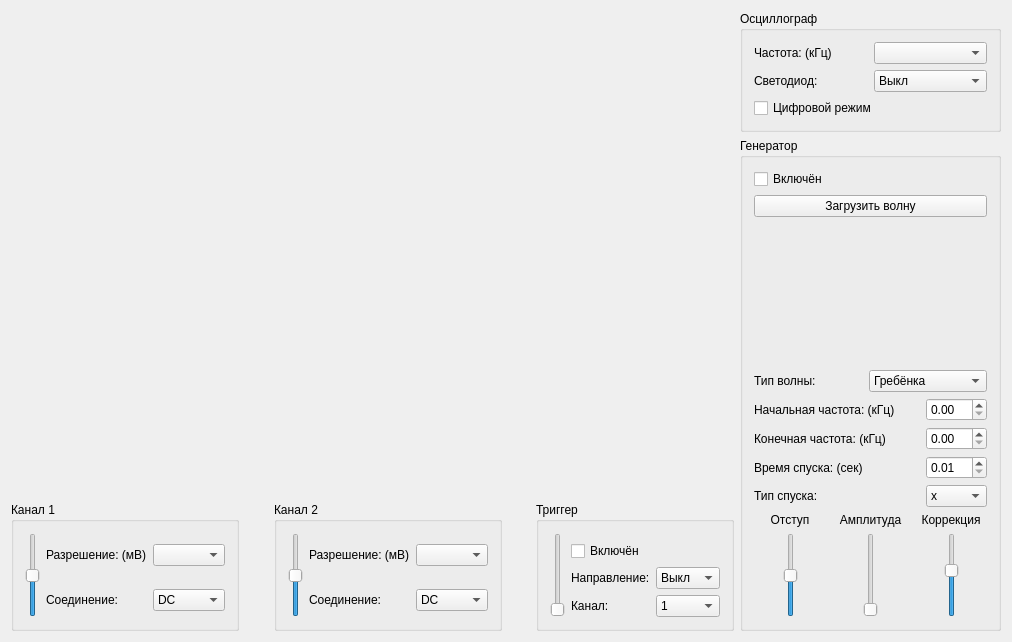
<?xml version="1.0" encoding="UTF-8"?>
<ui version="4.0">
 <class>MainWindow</class>
 <widget class="QMainWindow" name="MainWindow">
  <property name="geometry">
   <rect>
    <x>0</x>
    <y>0</y>
    <width>1012</width>
    <height>642</height>
   </rect>
  </property>
  <property name="windowTitle">
   <string>MainWindow</string>
  </property>
  <widget class="QWidget" name="centralWidget">
   <layout class="QGridLayout" name="gridLayout_5">
    <item row="0" column="0" rowspan="2">
     <layout class="QGridLayout" name="gridLayout_3">
      <item row="0" column="0" colspan="5">
       <widget class="QCustomPlot" name="graphWidget" native="true">
        <property name="sizePolicy">
         <sizepolicy hsizetype="Expanding" vsizetype="Expanding">
          <horstretch>0</horstretch>
          <verstretch>0</verstretch>
         </sizepolicy>
        </property>
       </widget>
      </item>
      <item row="1" column="0">
       <widget class="QGroupBox" name="groupBox">
        <property name="title">
         <string>Канал 1</string>
        </property>
        <layout class="QGridLayout" name="gridLayout">
         <item row="0" column="0" rowspan="2">
          <widget class="QSlider" name="yposSlider_1">
           <property name="sizePolicy">
            <sizepolicy hsizetype="Fixed" vsizetype="Fixed">
             <horstretch>0</horstretch>
             <verstretch>0</verstretch>
            </sizepolicy>
           </property>
           <property name="minimum">
            <number>-120</number>
           </property>
           <property name="maximum">
            <number>127</number>
           </property>
           <property name="orientation">
            <enum>Qt::Vertical</enum>
           </property>
          </widget>
         </item>
         <item row="0" column="1">
          <widget class="QLabel" name="label">
           <property name="text">
            <string>Разрешение: (мВ)</string>
           </property>
          </widget>
         </item>
         <item row="1" column="2">
          <widget class="QComboBox" name="couplingComboBox_1">
           <property name="currentIndex">
            <number>1</number>
           </property>
           <item>
            <property name="text">
             <string>AC</string>
            </property>
           </item>
           <item>
            <property name="text">
             <string>DC</string>
            </property>
           </item>
           <item>
            <property name="text">
             <string>GND</string>
            </property>
           </item>
          </widget>
         </item>
         <item row="1" column="1">
          <widget class="QLabel" name="label_2">
           <property name="text">
            <string>Соединение:</string>
           </property>
          </widget>
         </item>
         <item row="0" column="2">
          <widget class="QComboBox" name="voltComboBox_1"/>
         </item>
        </layout>
       </widget>
      </item>
      <item row="1" column="1">
       <spacer name="horizontalSpacer_7">
        <property name="orientation">
         <enum>Qt::Horizontal</enum>
        </property>
        <property name="sizeHint" stdset="0">
         <size>
          <width>0</width>
          <height>0</height>
         </size>
        </property>
       </spacer>
      </item>
      <item row="1" column="2">
       <widget class="QGroupBox" name="groupBox_2">
        <property name="title">
         <string>Канал 2</string>
        </property>
        <layout class="QGridLayout" name="gridLayout_2">
         <item row="1" column="1">
          <widget class="QLabel" name="label_4">
           <property name="text">
            <string>Соединение:</string>
           </property>
          </widget>
         </item>
         <item row="0" column="2">
          <widget class="QComboBox" name="voltComboBox_2"/>
         </item>
         <item row="1" column="2">
          <widget class="QComboBox" name="couplingComboBox_2">
           <property name="currentIndex">
            <number>1</number>
           </property>
           <item>
            <property name="text">
             <string>AC</string>
            </property>
           </item>
           <item>
            <property name="text">
             <string>DC</string>
            </property>
           </item>
           <item>
            <property name="text">
             <string>GND</string>
            </property>
           </item>
          </widget>
         </item>
         <item row="0" column="0" rowspan="2">
          <widget class="QSlider" name="yposSlider_2">
           <property name="sizePolicy">
            <sizepolicy hsizetype="Fixed" vsizetype="Fixed">
             <horstretch>0</horstretch>
             <verstretch>0</verstretch>
            </sizepolicy>
           </property>
           <property name="minimum">
            <number>-120</number>
           </property>
           <property name="maximum">
            <number>127</number>
           </property>
           <property name="orientation">
            <enum>Qt::Vertical</enum>
           </property>
          </widget>
         </item>
         <item row="0" column="1">
          <widget class="QLabel" name="label_3">
           <property name="text">
            <string>Разрешение: (мВ)</string>
           </property>
          </widget>
         </item>
        </layout>
       </widget>
      </item>
      <item row="1" column="3">
       <spacer name="horizontalSpacer_8">
        <property name="orientation">
         <enum>Qt::Horizontal</enum>
        </property>
        <property name="sizeHint" stdset="0">
         <size>
          <width>0</width>
          <height>0</height>
         </size>
        </property>
       </spacer>
      </item>
      <item row="1" column="4">
       <widget class="QGroupBox" name="groupBox_4">
        <property name="sizePolicy">
         <sizepolicy hsizetype="Preferred" vsizetype="Fixed">
          <horstretch>0</horstretch>
          <verstretch>0</verstretch>
         </sizepolicy>
        </property>
        <property name="title">
         <string>Триггер</string>
        </property>
        <layout class="QGridLayout" name="gridLayout_9">
         <item row="2" column="2">
          <widget class="QComboBox" name="trgDirComboBox">
           <property name="currentIndex">
            <number>0</number>
           </property>
           <item>
            <property name="text">
             <string>Выкл</string>
            </property>
           </item>
           <item>
            <property name="text">
             <string>Вверх</string>
            </property>
           </item>
           <item>
            <property name="text">
             <string>Вниз</string>
            </property>
           </item>
          </widget>
         </item>
         <item row="2" column="1">
          <widget class="QLabel" name="label_17">
           <property name="text">
            <string>Направление:</string>
           </property>
          </widget>
         </item>
         <item row="3" column="1">
          <widget class="QLabel" name="label_18">
           <property name="text">
            <string>Канал:</string>
           </property>
          </widget>
         </item>
         <item row="3" column="2">
          <widget class="QComboBox" name="trgChComboBox">
           <item>
            <property name="text">
             <string>1</string>
            </property>
           </item>
           <item>
            <property name="text">
             <string>2</string>
            </property>
           </item>
          </widget>
         </item>
         <item row="1" column="1" colspan="2">
          <widget class="QCheckBox" name="trgCheckBox">
           <property name="text">
            <string>Включён</string>
           </property>
          </widget>
         </item>
         <item row="0" column="0" rowspan="4">
          <widget class="QSlider" name="triggerSlider">
           <property name="sizePolicy">
            <sizepolicy hsizetype="Fixed" vsizetype="Fixed">
             <horstretch>0</horstretch>
             <verstretch>0</verstretch>
            </sizepolicy>
           </property>
           <property name="maximum">
            <number>255</number>
           </property>
           <property name="orientation">
            <enum>Qt::Vertical</enum>
           </property>
          </widget>
         </item>
        </layout>
       </widget>
      </item>
     </layout>
    </item>
    <item row="0" column="1">
     <widget class="QGroupBox" name="groupBox_3">
      <property name="sizePolicy">
       <sizepolicy hsizetype="Preferred" vsizetype="Fixed">
        <horstretch>0</horstretch>
        <verstretch>0</verstretch>
       </sizepolicy>
      </property>
      <property name="title">
       <string>Осциллограф</string>
      </property>
      <layout class="QGridLayout" name="gridLayout_4">
       <item row="0" column="1">
        <widget class="QComboBox" name="freqComboBox"/>
       </item>
       <item row="0" column="0">
        <widget class="QLabel" name="label_7">
         <property name="text">
          <string>Частота: (кГц)</string>
         </property>
        </widget>
       </item>
       <item row="3" column="0" colspan="2">
        <widget class="QCheckBox" name="digitalCheckBox">
         <property name="text">
          <string>Цифровой режим</string>
         </property>
        </widget>
       </item>
       <item row="1" column="0">
        <widget class="QLabel" name="label_5">
         <property name="text">
          <string>Светодиод:</string>
         </property>
        </widget>
       </item>
       <item row="1" column="1">
        <widget class="QComboBox" name="ledComboBox">
         <item>
          <property name="text">
           <string>Выкл</string>
          </property>
         </item>
         <item>
          <property name="text">
           <string>Слабый</string>
          </property>
         </item>
         <item>
          <property name="text">
           <string>Сильный</string>
          </property>
         </item>
        </widget>
       </item>
      </layout>
     </widget>
    </item>
    <item row="1" column="1">
     <widget class="QGroupBox" name="groupBox_5">
      <property name="sizePolicy">
       <sizepolicy hsizetype="Fixed" vsizetype="Preferred">
        <horstretch>0</horstretch>
        <verstretch>0</verstretch>
       </sizepolicy>
      </property>
      <property name="title">
       <string>Генератор</string>
      </property>
      <layout class="QGridLayout" name="gridLayout_8">
       <item row="6" column="2">
        <widget class="QDoubleSpinBox" name="sweepDoubleSpinBox">
         <property name="sizePolicy">
          <sizepolicy hsizetype="Preferred" vsizetype="Fixed">
           <horstretch>0</horstretch>
           <verstretch>0</verstretch>
          </sizepolicy>
         </property>
         <property name="decimals">
          <number>2</number>
         </property>
         <property name="minimum">
          <double>0.010000000000000</double>
         </property>
        </widget>
       </item>
       <item row="0" column="0" colspan="3">
        <widget class="QCheckBox" name="genEnableCheckBox">
         <property name="sizePolicy">
          <sizepolicy hsizetype="Fixed" vsizetype="Fixed">
           <horstretch>0</horstretch>
           <verstretch>0</verstretch>
          </sizepolicy>
         </property>
         <property name="text">
          <string>Включён</string>
         </property>
        </widget>
       </item>
       <item row="1" column="0" colspan="3">
        <widget class="QPushButton" name="genLoadPushButton">
         <property name="text">
          <string>Загрузить волну</string>
         </property>
        </widget>
       </item>
       <item row="2" column="0" colspan="3">
        <widget class="QCustomPlot" name="genGraphWidget" native="true">
         <property name="sizePolicy">
          <sizepolicy hsizetype="Preferred" vsizetype="Expanding">
           <horstretch>0</horstretch>
           <verstretch>0</verstretch>
          </sizepolicy>
         </property>
        </widget>
       </item>
       <item row="3" column="0">
        <widget class="QLabel" name="label_8">
         <property name="text">
          <string>Тип волны:</string>
         </property>
        </widget>
       </item>
       <item row="3" column="1" colspan="2">
        <widget class="QComboBox" name="waveComboBox">
         <item>
          <property name="text">
           <string>Гребёнка</string>
          </property>
         </item>
         <item>
          <property name="text">
           <string>sin(x)</string>
          </property>
         </item>
         <item>
          <property name="text">
           <string>sin(x)/x</string>
          </property>
         </item>
         <item>
          <property name="text">
           <string>Прямоугольная</string>
          </property>
         </item>
         <item>
          <property name="text">
           <string>Константа</string>
          </property>
         </item>
         <item>
          <property name="text">
           <string>Другое</string>
          </property>
         </item>
        </widget>
       </item>
       <item row="5" column="0" colspan="2">
        <widget class="QLabel" name="label_10">
         <property name="text">
          <string>Конечная частота: (кГц)</string>
         </property>
        </widget>
       </item>
       <item row="4" column="0" colspan="2">
        <widget class="QLabel" name="label_9">
         <property name="text">
          <string>Начальная частота: (кГц)</string>
         </property>
        </widget>
       </item>
       <item row="4" column="2">
        <widget class="QDoubleSpinBox" name="startFreqDoubleSpinBox">
         <property name="sizePolicy">
          <sizepolicy hsizetype="Preferred" vsizetype="Fixed">
           <horstretch>0</horstretch>
           <verstretch>0</verstretch>
          </sizepolicy>
         </property>
        </widget>
       </item>
       <item row="6" column="0">
        <widget class="QLabel" name="label_11">
         <property name="text">
          <string>Время спуска: (сек)</string>
         </property>
        </widget>
       </item>
       <item row="5" column="2">
        <widget class="QDoubleSpinBox" name="endFreqDoubleSpinBox">
         <property name="sizePolicy">
          <sizepolicy hsizetype="Preferred" vsizetype="Fixed">
           <horstretch>0</horstretch>
           <verstretch>0</verstretch>
          </sizepolicy>
         </property>
        </widget>
       </item>
       <item row="8" column="0" colspan="3">
        <layout class="QGridLayout" name="gridLayout_7">
         <item row="1" column="1">
          <widget class="QSlider" name="genOffsetSlider">
           <property name="sizePolicy">
            <sizepolicy hsizetype="Fixed" vsizetype="Fixed">
             <horstretch>0</horstretch>
             <verstretch>0</verstretch>
            </sizepolicy>
           </property>
           <property name="minimum">
            <number>-127</number>
           </property>
           <property name="maximum">
            <number>128</number>
           </property>
           <property name="orientation">
            <enum>Qt::Vertical</enum>
           </property>
          </widget>
         </item>
         <item row="1" column="8">
          <widget class="QSlider" name="genCorrSlider">
           <property name="sizePolicy">
            <sizepolicy hsizetype="Fixed" vsizetype="Fixed">
             <horstretch>0</horstretch>
             <verstretch>0</verstretch>
            </sizepolicy>
           </property>
           <property name="minimum">
            <number>-4</number>
           </property>
           <property name="maximum">
            <number>3</number>
           </property>
           <property name="orientation">
            <enum>Qt::Vertical</enum>
           </property>
          </widget>
         </item>
         <item row="0" column="0" colspan="3">
          <widget class="QLabel" name="label_14">
           <property name="text">
            <string>Отступ</string>
           </property>
           <property name="alignment">
            <set>Qt::AlignCenter</set>
           </property>
          </widget>
         </item>
         <item row="0" column="3" colspan="4">
          <widget class="QLabel" name="label_15">
           <property name="text">
            <string>Амплитуда</string>
           </property>
           <property name="alignment">
            <set>Qt::AlignCenter</set>
           </property>
          </widget>
         </item>
         <item row="0" column="7" colspan="3">
          <widget class="QLabel" name="label_16">
           <property name="text">
            <string>Коррекция</string>
           </property>
           <property name="alignment">
            <set>Qt::AlignCenter</set>
           </property>
          </widget>
         </item>
         <item row="1" column="4" colspan="2">
          <widget class="QSlider" name="genAmplSlider">
           <property name="sizePolicy">
            <sizepolicy hsizetype="Fixed" vsizetype="Fixed">
             <horstretch>0</horstretch>
             <verstretch>0</verstretch>
            </sizepolicy>
           </property>
           <property name="maximum">
            <number>7</number>
           </property>
           <property name="orientation">
            <enum>Qt::Vertical</enum>
           </property>
          </widget>
         </item>
         <item row="1" column="3">
          <spacer name="horizontalSpacer_6">
           <property name="orientation">
            <enum>Qt::Horizontal</enum>
           </property>
           <property name="sizeHint" stdset="0">
            <size>
             <width>0</width>
             <height>0</height>
            </size>
           </property>
          </spacer>
         </item>
         <item row="1" column="9">
          <spacer name="horizontalSpacer_4">
           <property name="orientation">
            <enum>Qt::Horizontal</enum>
           </property>
           <property name="sizeHint" stdset="0">
            <size>
             <width>0</width>
             <height>0</height>
            </size>
           </property>
          </spacer>
         </item>
         <item row="1" column="7">
          <spacer name="horizontalSpacer_5">
           <property name="orientation">
            <enum>Qt::Horizontal</enum>
           </property>
           <property name="sizeHint" stdset="0">
            <size>
             <width>0</width>
             <height>0</height>
            </size>
           </property>
          </spacer>
         </item>
         <item row="1" column="6">
          <spacer name="horizontalSpacer_3">
           <property name="orientation">
            <enum>Qt::Horizontal</enum>
           </property>
           <property name="sizeHint" stdset="0">
            <size>
             <width>0</width>
             <height>0</height>
            </size>
           </property>
          </spacer>
         </item>
         <item row="1" column="2">
          <spacer name="horizontalSpacer">
           <property name="orientation">
            <enum>Qt::Horizontal</enum>
           </property>
           <property name="sizeHint" stdset="0">
            <size>
             <width>0</width>
             <height>0</height>
            </size>
           </property>
          </spacer>
         </item>
         <item row="1" column="0">
          <spacer name="horizontalSpacer_2">
           <property name="orientation">
            <enum>Qt::Horizontal</enum>
           </property>
           <property name="sizeHint" stdset="0">
            <size>
             <width>0</width>
             <height>0</height>
            </size>
           </property>
          </spacer>
         </item>
        </layout>
       </item>
       <item row="7" column="0">
        <widget class="QLabel" name="label_6">
         <property name="text">
          <string>Тип спуска:</string>
         </property>
        </widget>
       </item>
       <item row="7" column="2">
        <widget class="QComboBox" name="sweepTypeComboBox">
         <item>
          <property name="text">
           <string>x</string>
          </property>
         </item>
         <item>
          <property name="text">
           <string>log(x)</string>
          </property>
         </item>
        </widget>
       </item>
      </layout>
     </widget>
    </item>
   </layout>
  </widget>
 </widget>
 <layoutdefault spacing="6" margin="11"/>
 <customwidgets>
  <customwidget>
   <class>QCustomPlot</class>
   <extends>QWidget</extends>
   <header>qcustomplot.h</header>
   <container>1</container>
  </customwidget>
 </customwidgets>
 <resources/>
 <connections/>
</ui>
